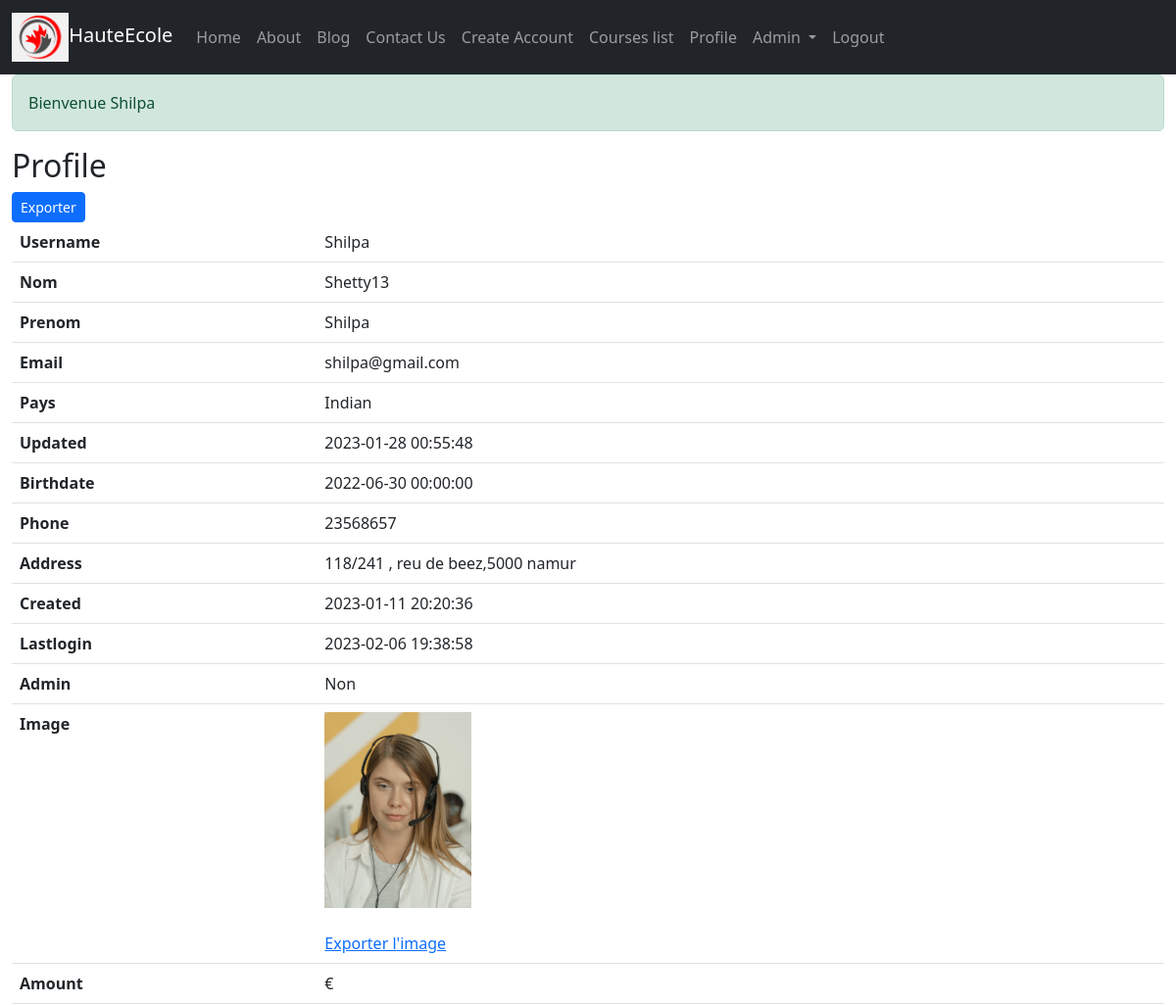
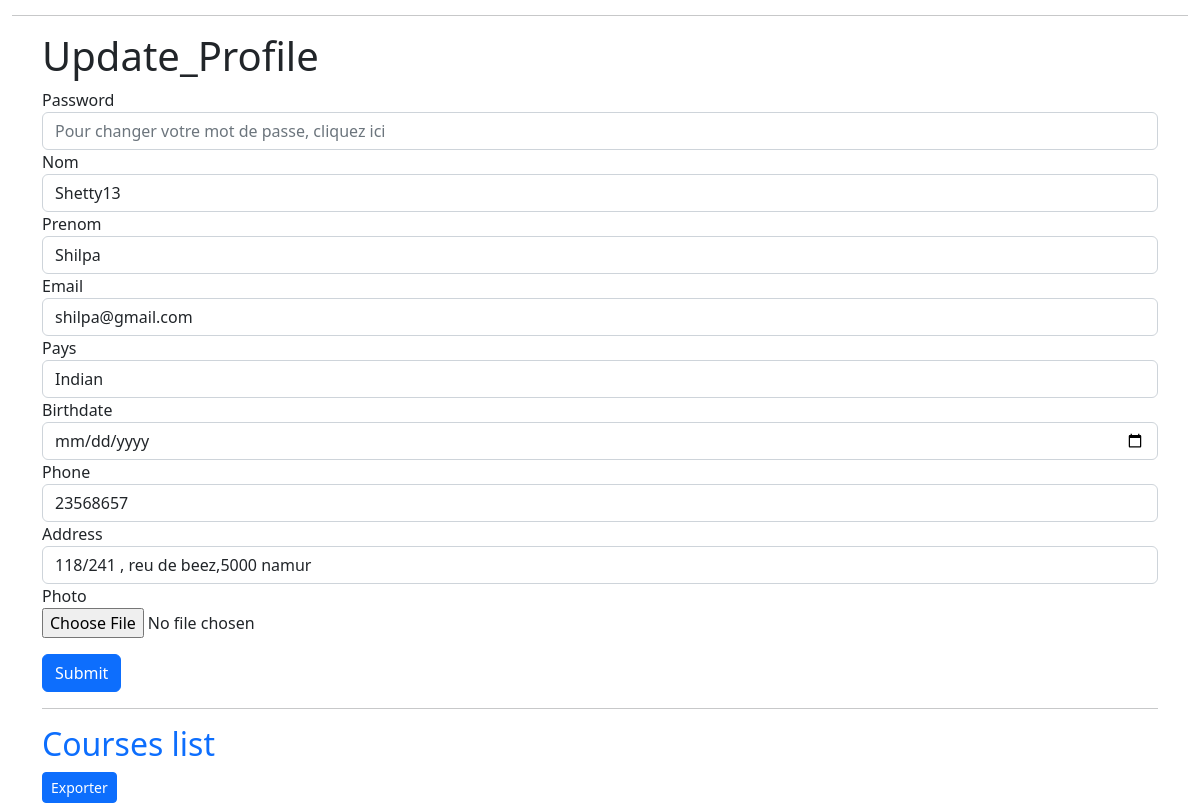
Page /HauteFord/index.php?view=api/user/profile/1 (signed in) on the committed database (2 pictures, top to bottom).
### tables this page shows
CREATE TABLE `user` (
  `id` int(10) UNSIGNED NOT NULL,
  `username` varchar(255) NOT NULL,
  `password` varchar(255) NOT NULL,
  `nom` varchar(255) NOT NULL,
  `prenom` varchar(255) NOT NULL,
  `email` varchar(255) NOT NULL,
  `pays` varchar(255) NOT NULL,
  `updated` datetime DEFAULT NULL,
  `birthdate` datetime NOT NULL,
  `phone` varchar(255) NOT NULL,
  `address` varchar(255) NOT NULL,
  `created` datetime NOT NULL,
  `lastlogin` datetime NOT NULL,
  `admin` tinyint(1) DEFAULT NULL,
  `image` varchar(255) DEFAULT NULL
);

### HauteFord/app/Controllers/User.php (called while the page is built, shortened)
<?php
class User extends Controller
{
    public function profile(int $id): void
    {
        $user = $this->getForProfile($id);
        $userForProfile = self::formatForProfile($user);
        Output::render('profile', $userForProfile);
        Output::render('profileUpdate', $user);
        $course = new Course();
        $courses = $course->getByUserEnrol($id);
        Output::render('profileCourses', $courses);
    }
    protected function getForProfile(int $id): mixed
    {
        $user = $this->get($id);
        $account = new Account();
        $user->account = $account->model->getByField('userid', $user->id)->amount;
        return $user;
    }
    protected function formatForProfile(object $user): object
    {
        $userForProfile = clone $user;
        unset($userForProfile->id);
        unset($userForProfile->password);
        if (!$userForProfile->admin) {
            $userForProfile->admin = 'Non';
        }
        $userForProfile->amount = $user->account . '€';
        unset($userForProfile->account);
        return $userForProfile;
    }
}

### HauteFord/index.php (called while the page is built, shortened)
<?php
require_once __DIR__ . '/view/menu.php';
require_once __DIR__ . '/view/default.php';

### HauteFord/app/Helpers/Text.php (called while the page is built, shortened)
<?php
class Text
{
    public static function getStringFromKey(string $key, bool $firstcap = true, int $qty = 1, string $plural = ''): string
    {
        switch ($key) {
            case 'courses':
                return Text::getString(['courses list', 'liste de cours'], $firstcap, $qty, $plural);
            case 'Blog' :
                return Text::getString(['Blog', 'Blog'], $firstcap, $qty, $plural);
            case 'address':
                return Text::getString(['address', 'Complete address'], $firstcap, $qty, $plural);
            case 'phone':
                return Text::getString(['phone', 'phone number'], $firstcap, $qty, $plural);
            case 'amount':
                return Text::getString(['amount', 'état du compte'], $firstcap, $qty, $plural);
            case 'created':
                return Text::getString(['created', 'date de création'], $firstcap, $qty, $plural);
            case 'home':
                return Text::getString(['home', 'accueil'], $firstcap, $qty, $plural);
            case 'pays':
                return Text::getString(['pays', 'nationalité'], $firstcap, $qty, $plural);
            case 'birthdate':
                    return Text::getString(['birthdate', 'Date de naissance'], $firstcap, $qty, $plural);
            case 'lastlogin':
                return Text::getString(['lastlogin', 'dernière connexion'], $firstcap, $qty, $plural);
            case 'logout':
                return Text::getString(['logout', 'se déconnecter'], $firstcap, $qty, $plural);
            case 'password':
                return Text::getString(['password', 'mot de passe'], $firstcap, $qty, $plural);
            case 'profile':
                return Text::getString(['profile', 'profil'], $firstcap, $qty, $plural);
            case 'submit':
                return Text::getString(['submit', 'valider'], $firstcap, $qty, $plural);
            case 'username':
                return Text::getString(['username', 'identifiant'], $firstcap, $qty, $plural);
            default:
                return Text::getString([$key, $key], $firstcap, $qty, $plural);
        }
    }
    public static function getString(array $text, bool $firstcap = true, int $qty = 2, string $plural = ''): string
    {
        $index = 0;
        if ($firstcap) {
            $return = ucfirst($text[$index]);
        } else {
            $return = $text[$index];
        }
        return $return;
    }
}

### HauteFord/app/Models/Model.php (called while the page is built, shortened)
<?php
abstract class Model
{
    protected static PDO $connect;
    public function __construct()
    {
        global $connect;
        self::$connect = $connect;
    }
    public static function getByField(string $field, string $value): mixed
    {
        $request = self::$connect->prepare("SELECT * FROM " . self::getClassName() . " WHERE $field = ?");
        $request->execute([$value]);
        return $request->fetchObject();
    }
    protected static function getClassName(): string
    {
        $class = get_called_class();
        $data = explode('\\', $class);
        return strtolower(end($data));
    }
}

### HauteFord/app/Controllers/Controller.php (called while the page is built, shortened)
<?php
abstract class Controller
{
    protected Model $model;
    public function __construct(int $id = null)
    {
        $this->model = new $class();
    }
    public function get(int $id): mixed
    {
        return $this->model->getByField('id', $id);
    }
}

### HauteFord/app/Helpers/Bootstrap.php (the view, shortened to what this page needs)
<?php
class Bootstrap
{
    public static function getFormOptions(object|array $options, string $selected = ''): string
    {
        $output = '';
        foreach ($options as $key => $value) {
            if ($key == $selected) {
                $attr = 'selected';
            } else {
                $attr = '';
            }
            $output .= '<option value="' . $key . '" ' . $attr . '>' . $value . '</option>';
        }
        return $output;
    }
    public static function profile(object $data, string $class = ''): string
    {
        $tbody = '';
        foreach ($data as $key => $value) {
            if ($key == 'image') {
                if (!empty($value)) {
                    $value = '<div class="row">
                            <div class="col-6">
                                <img src="' . $value . '?' . time() . '" alt="photo" class="d-block img-fluid" id="profile-photo">
                                <br><a href="api/route/user/exportImage/' . $_SESSION['userid'] . '">Exporter l\'image</a>
                            </div>
                          </div>';
                }
            }
            $tbody .= '<tr><th>' . Text::getStringFromKey($key) . '</th><td>' . $value . '</td></tr>';
        }
        return '<h2>' . Text::getStringFromKey('profile') . '</h2>
                <a href="api/route/user/exportProfile/' . $_SESSION['userid'] . '" class="btn btn-sm btn-primary">Exporter</a>
                <table class="table ' . $class . '">' . $tbody . '</table>';
    }
    public static function profileUpdate(object $data): string
    {
        $pays = new stdClass();
        $pays->Belge = 'Belge';
        $pays->Candian = 'Candian';
        $pays->Indian = 'Indian';
        $pays->Russian = 'Russian';
        $pays->Italian = 'Italian';
        $pays->German = 'German';
        return '<hr>
                    <form action="index.php?view=api/user/update" method="post" enctype="multipart/form-data">
                    <div class="container">
                    <h1 class ="form-title"> Update_Profile</h1>
                   <div class="main-user-info">
                        <input type="hidden" id="uu-userid" name="id" value="' . $data->id . '">
                        <div class ="formation-input-box">
                        <label for="uu-password">' . Text::getStringFromKey('password') . '</label>
                        <input type="password" id="uu-password" name="password" class="form-control" placeholder="Pour changer votre mot de passe, cliquez ici">
                        </div>
                        <div class ="formation-input-box">
                        <label for="uu-nom">' . Text::getStringFromKey('nom') . '</label>
                        <input type="text" id="uu-nom" name="nom" class="form-control" value="' . $data->nom . '">
                        </div>
                        <div class ="formation-input-box">
                        <label for="uu-prenom">' . Text::getStringFromKey('prenom') . '</label>
                        <input type="prenom" id="uu-prenom" name="prenom" class="form-control" value="' . $data->prenom . '">
                        </div>
                        <div class ="formation-input-box">
                        <label for="uu-email">' . Text::getStringFromKey('email') . '</label>
                        <input type="email" id="uu-email" name="email" class="form-control" value="' . $data->email . '">
                        </div>
                        <div class ="formation-select-box">
                        <label for="uu-pays">' . Text::getStringFromKey('pays') . '</label>
                        <select name="pays" id="uu-pays" class="form-control">
                            ' . self::getFormOptions($pays, $data->pays) . '
                        </select>
                        </div>
                        <div class ="formation-input-box">
                        <label for="uu-birthdate">' . Text::getStringFromKey('birthdate') . '</label>
                        <input type="date" id="uu-birthdate" name="birthdate" class="form-control" value="' . $data->birthdate . '">
                        </div>
                        <div class ="formation-input-box">
                        <label for="uu-phone">' . Text::getStringFromKey('phone') . '</label>
                        <input type="tel" id="uu-phone" name="phone" class="form-control" value="' . $data->phone . '">
                        </div>
                        <div class ="formation-input-box">
                        <label for="uu-address">' . Text::getStringFromKey('address') . '</label>
                        <input type="text" id="uu-address" name="address" class="form-control" value="' . $data->address . '">
                        </div>
                        <div class ="formation-input-box">
                        <label for="uu-photo">' . Text::getStringFromKey('photo') . '</label>
                        <p><input type="file" id="uu-photo" name="photo"></p>
                        </div>
                        <div class ="form-submit-btn">
                        <input type="submit" class="btn btn-primary" value="' . Text::getStringFromKey('submit') . '">
                        </div>
                    </div>
                    </form>';
    }
    public static function profileCourses(array $courses): string
    {
        $body = '';
        if (!empty($_SESSION['userid'])) {
            $exportlink = '<a href="api/route/user/exportCourseList/' . $_SESSION['userid'] . '" class="btn btn-sm btn-primary">Exporter</a>';
        } else {
            $exportlink = '';
        }
        return '<hr><h2><a href="#profile-courses-list" data-bs-toggle="collapse" role="button" class="text-decoration-none">' . Text::getStringFromKey('courses') . '</a></h2>
                <table class="table table-striped collapse" id="profile-courses-list">
                    <thead>
                        <tr>
                            <th>' . Text::getString(['formation', 'formation']) . '</th>
                            <th>' . Text::getString(['course', 'cours']) . '</th>
                            <th>' . Text::getString(['periods', 'périodes']) . '</th>
                            <th>' . Text::getString(['determining', 'déterminant']) . '</th>
                            <th>' . Text::getString(['prerequisite', 'prérequis']) . '</th>
                            <th>' . Text::getString(['teacher', 'professeur']) . '</th>
                        </tr>
                    </thead>
                    <tbody>
                        ' . $body . '
                    </tbody>
                </table>' . $exportlink;
    }
}

### rows in the picture
user: id "Password", nom "Shetty13", prenom "Shilpa", email "shilpa@gmail.com", pays "Indian", pays "Birthdate", phone "23568657", address "118/241 , reu de beez,5000 namur", pays "Submit", pays "Courses list"

### other values in the picture
$_SESSION['alert'] "Bienvenue Shilpa"
Text::getStringFromKey('profile') "Profile"
Text::getStringFromKey($key) "Username"
$value "Shilpa"
Text::getStringFromKey($key) "Nom"
$value "Shetty13"
Text::getStringFromKey($key) "Prenom"
Text::getStringFromKey($key) "Email"
$value "shilpa@gmail.com"
Text::getStringFromKey($key) "Pays"
$value "Indian"
Text::getStringFromKey($key) "Updated"
$value "2023-01-28 00:55:48"
Text::getStringFromKey($key) "Birthdate"
$value "2022-06-30 00:00:00"
